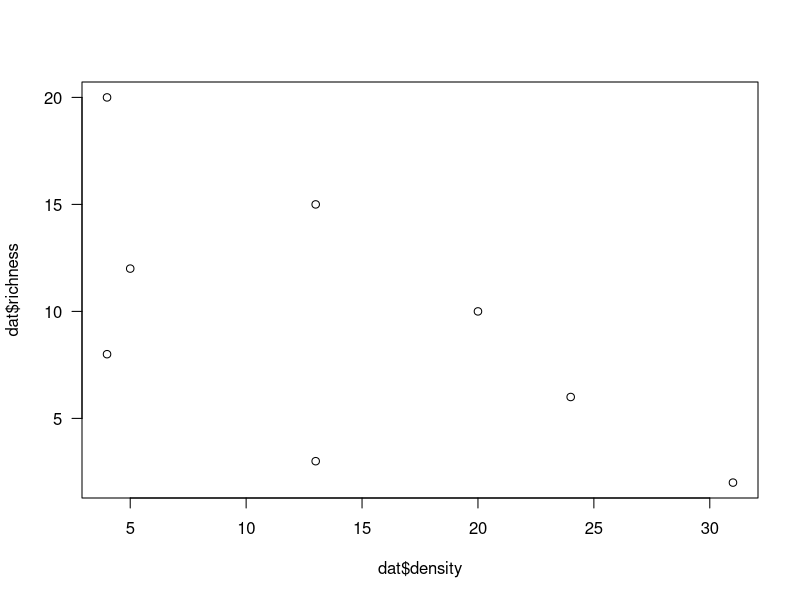
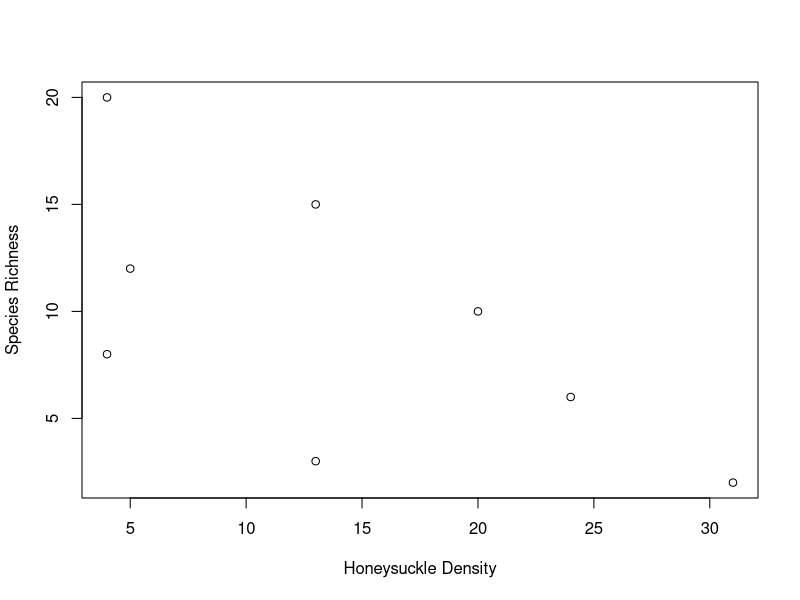
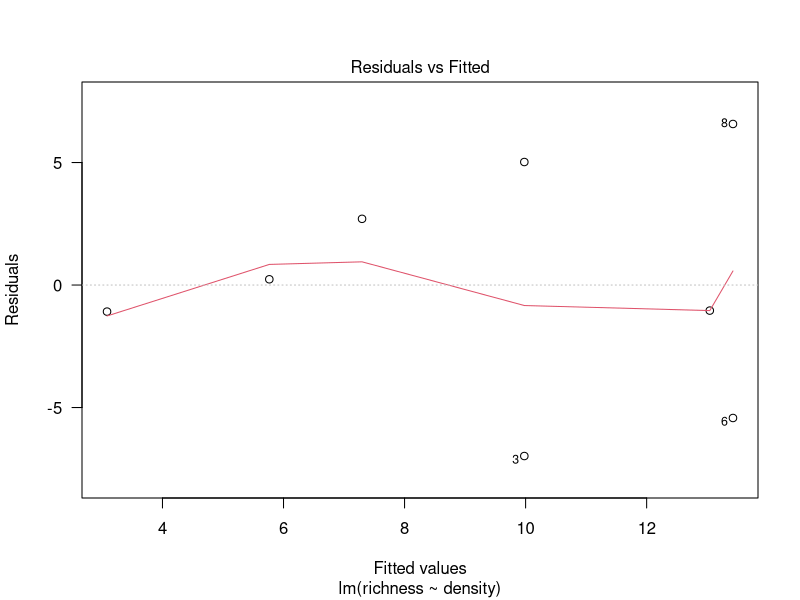
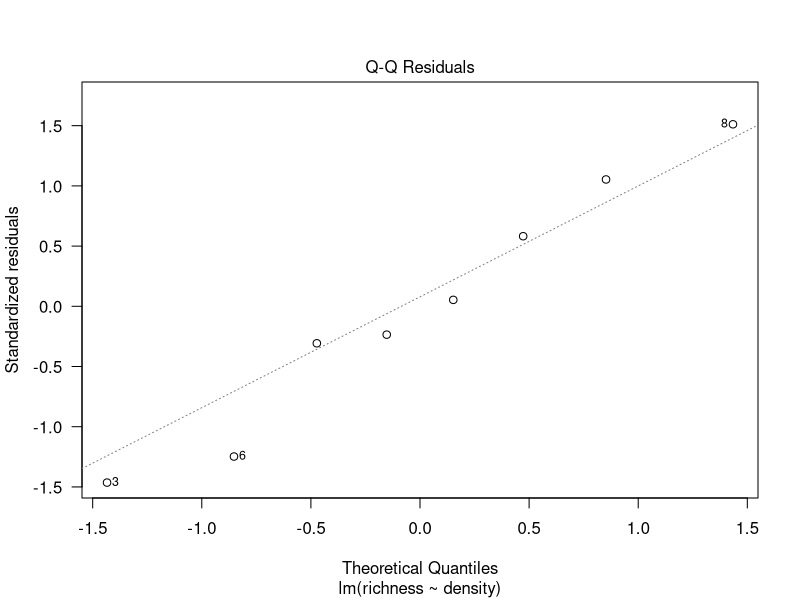
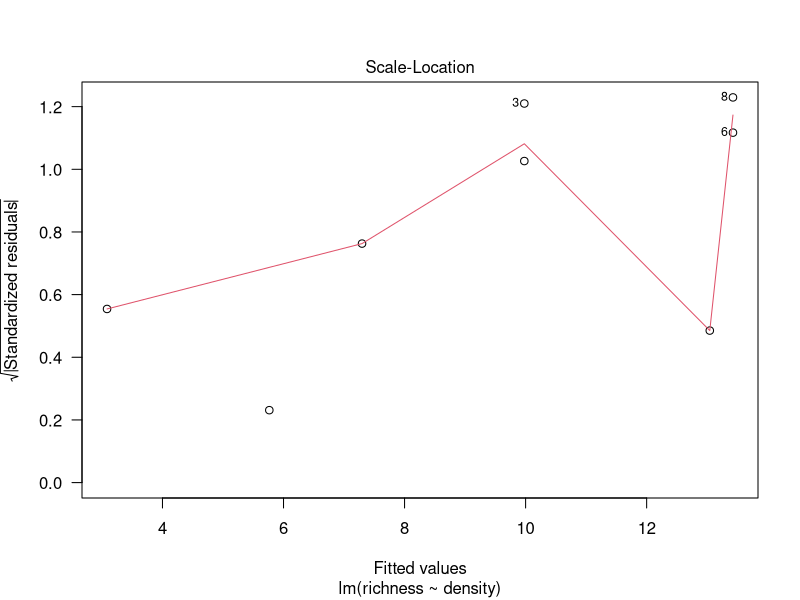
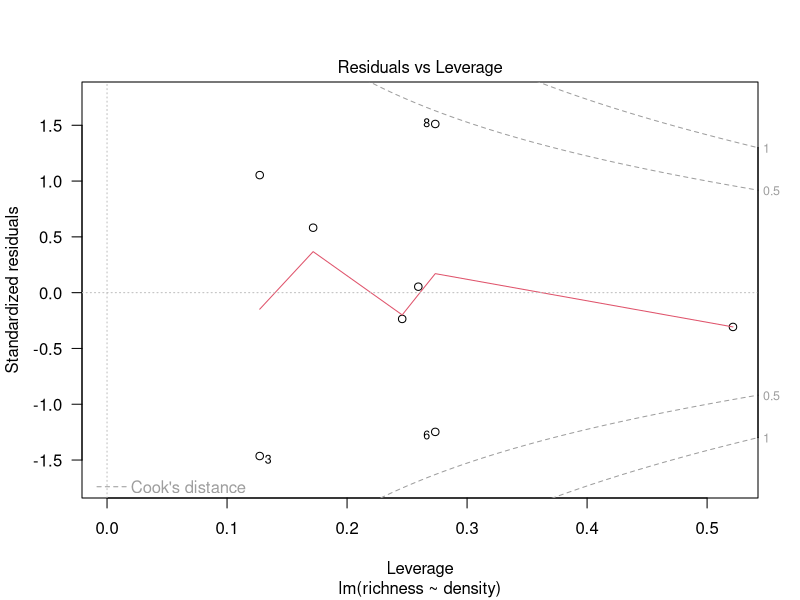

The R source for these figures, in order:
## ---- chunk 1
knitr::opts_chunk$set(echo = TRUE)
## ---- chunk 2
dat <- read.csv("data.csv")
dat
## ---- chunk 3
library(graphics)
dat$richness ~ dat$density
plot(dat$richness ~ dat$density, las = 1)

regression <- lm(richness ~ density, data = dat)
anova(regression)
summary(regression)

plot(
  richness ~ density,
  data = dat,
  xlab = "Honeysuckle Density",
  ylab = "Species Richness"
)
plot(regression, las = 1)
